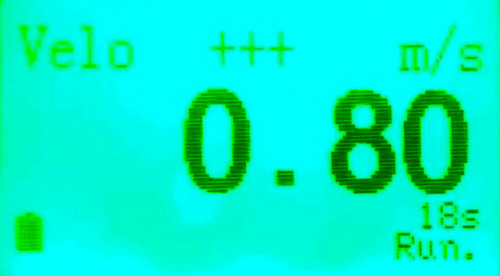
#> input picture IMG_0702.jpg, 500 x 276 px; its folder holds only this picture in this run
$ python test4.py
#> lines starting #> are read from the running program, lines starting #| are printed output that depends on the picture; after the words box and inside, x2 and y2 are one past the last pixel; in counts of white or black regions, pixels touching at a corner belong together

import cv2
import pytesseract
import os


# https://www.pythonfixing.com/2022/03/fixed-pytesseract-doesn-detect-number.html

xconfig = '--psm 6 --oem 3 -c tessedit_char_whitelist=0123456789'

# Picture List
plist = [x for x in os.listdir() if x.endswith(".jpg")]

for pt in plist:
    img = cv2.imread(pt)
#> img is the input picture: shape (276, 500, 3); mean B, G, R 200.6, 239.9, 0.4
    gry = cv2.cvtColor(img, cv2.COLOR_BGR2GRAY)
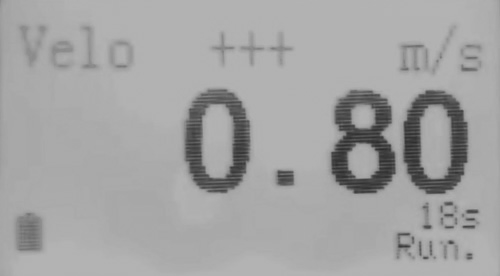
#> gry: shape (276, 500); min 43, max 180, mean 163.8
    thr = cv2.threshold(src=gry, thresh=0, maxval=255, type=cv2.THRESH_OTSU + cv2.THRESH_BINARY_INV)[1]
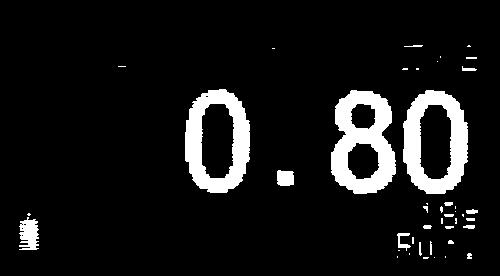
#> thr: shape (276, 500); 9% white; 43 white regions (22 under 20 px), largest, box (x1, y1, x2, y2) and area: (331, 90, 396, 194) 3936, (403, 90, 468, 194) 3537, (185, 89, 250, 193) 3482
#> (the run stopped early here; a loop or call above may not have finished)
